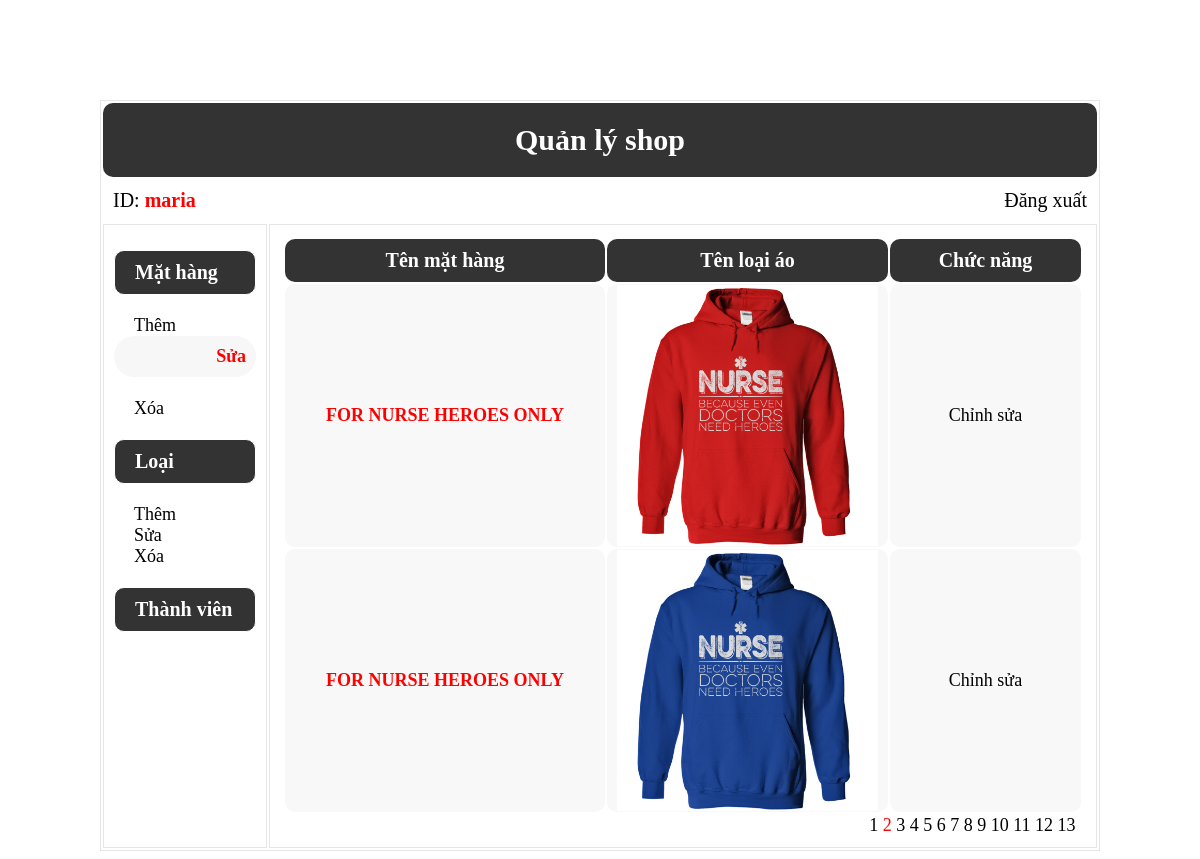
The app's page /ShopAoOnline/Files/MatHang/SuaMH.php?offset=2&page=2 (signed in) with its own data.
### tables this page shows
CREATE TABLE IF NOT EXISTS `chucvu` (
  `MaCV` int(11) NOT NULL AUTO_INCREMENT,
  `TenCV` varchar(100) NOT NULL,
  `Quyen` int(11) NOT NULL,
  `DuongDan` varchar(100) NOT NULL,
  PRIMARY KEY (`MaCV`)
);

CREATE TABLE IF NOT EXISTS `mathang` (
  `MaMH` int(11) NOT NULL AUTO_INCREMENT,
  `TenMH` text NOT NULL,
  `MaLoai` int(11) NOT NULL,
  `MaPB` int(11) NOT NULL,
  `SoLuong` int(11) NOT NULL,
  `DiemThuong` int(11) NOT NULL,
  `GiaA` float NOT NULL,
  `GiaB` int(11) NOT NULL,
  `Sale` int(11) NOT NULL,
  `Hinh` text NOT NULL,
  `GioiThieu` text NOT NULL,
  PRIMARY KEY (`MaMH`),
  KEY `MaLoai` (`MaLoai`),
  KEY `MaPB` (`MaPB`)
);

### ShopAoOnline/Files/MatHang/SuaMH.php (the view, shortened to what this page needs)
<!DOCTYPE html PUBLIC "-//W3C//DTD XHTML 1.0 Transitional//EN" "http://www.w3.org/TR/xhtml1/DTD/xhtml1-transitional.dtd">
<html xmlns="http://www.w3.org/1999/xhtml">
<head>
<link href="../../css/QuanTri.css" type="text/css" rel="stylesheet" rev="stylesheet" />
</head>
<body>
	<?php
		$cnSQL = @mysql_connect($_SESSION["host"][0], 'root', '');
		$offset = 0;
		$page = 1;
		if(isset($_REQUEST["offset"])){
			$offset = $_REQUEST["offset"];
			$page = $_REQUEST["page"];
		}
		function sql($cn, $db, $sql){
			return mysql_query($sql, $cn);
		}
	?>
	<table id="tbl-quantri" width="1000" align="center">
    	<tr height="50" align="center">
        	<td id="tbl-quantri-header" colspan="2">Quản lý shop</td>
        </tr>
        <tr height="30">
        	<td id="tbl-quantri-nav-left" width="150" align="left">
            	<?php echo 'ID:&nbsp;<blink style="color:red;font-weight:bold;"/>'.$_SESSION["user"]; ?>
            </td>
            <td id="tbl-quantri-nav-right" align="right">
            	<a href="../../DangXuat.php">Đăng xuất</a>
            </td>
        </tr>
        <tr>
        	<td id="tbl-quantri-midle-left" valign="top">
            	<?php
					$mh = "<p>Mặt hàng</p>";
					$l = "<p>Loại</p>";
					$tv = "<p>Thành viên</p>";
					$result = sql($cnSQL, "quanlyshop", "Select * From chucvu");
					if($result){
						while($rows=mysql_fetch_row($result)){
							if(strpos($rows[3], "MH")){
								if($rows[3]=="SuaMH.php")
									$mh = $mh.'<a id="tbl-quantri-left-a-selected" href="'.$rows[3].'">'.$rows[1].'</a></br>';
								else
									$mh = $mh.'<a class="tbl-quantri-midle-left-a" href="'.$rows[3].'">'.$rows[1].'</a></br>';
							}
							if(strpos($rows[3], "Loai")){
								$l = $l.'<a class="tbl-quantri-midle-left-a" href="../Loai/'.$rows[3].'">'.$rows[1].'</a></br>';
							}
						}
					}
					echo $mh.$l.$tv;
				?>
            </td>
            <td id="tbl-quantri-midle-right" valign="top">
            	<table width="800">
                    <tr>
                    	<td colspan="5">
                        	<table width="800">
                            	<tr align="center" bgcolor="#FFFFFF">
                                	<td colspan="3" class="c2">
                                    </td>
                                </tr>
                            	<tr class="tbl-quantri-midle-right-tblChild-title" height="30" align="center">
                                	<td width="300">Tên mặt hàng</td>
                                    <td width="261">Tên loại áo</td>
                                    <td>Chức năng</td>
                                </tr>
                                <?php
									$total = mysql_num_rows(sql($cnSQL, "quanlyshop", "Select MaMH From mathang"));
									$result = sql($cnSQL, "quanlyshop", "Select MaMH,TenMH,Hinh
																		 From mathang
																		 limit ".($offset).",2");
									if($result){
										while($rows=mysql_fetch_row($result)){
											echo '<tr class="tbl-quantri-midle-right-tblChild-body" height="20" align="center">';
											echo 	'<td width="300" class="c2" style="color:red;font-weight:bold;">'.$rows[1].'</td>';
											echo 	'<td width="261" class="c2">
														<img src="../../Images/'.$rows[2].'" width="261" height="261"/>
													</td>';
											echo 	'<td class="tbl-quantri-midle-right-tblChild-body-td-click">
														<a href="SuaMH-ChiTiet.php?mamh='.base64_encode($rows[0]).'&offset='.$offset.'&page='.$page.'">Chỉnh sửa</a>
													</td>';
											echo '</tr>';
										}
									}else{
										$msg = "Lỗi truy xuất dữ liệu.";
									}
								?>
                                <tr align="right" bgcolor="#FFFFFF">
                                	<td colspan="3" class="c2-2">
                                    	<?php
											$c = 0;
											for($i=0; $i<$total/2; $i++){
												if(($i+1)==$page)
													echo '<a href="SuaMH.php?offset='.($i+$c).'&page='.($i+1).'"><blink style="color:red">'.($i+1).'</blink></a>&nbsp;';
												else
													echo '<a href="SuaMH.php?offset='.($i+$c).'&page='.($i+1).'">'.($i+1).'</a>&nbsp;';
												$c++;
											}
										?>
                                    </td>
                                </tr>
                            </table>
                        </td>
                    </tr>
                </table>
            </td>
        </tr>
    </table>
</body>
</html>

### ShopAoOnline/css/QuanTri.css (style rules this page uses)
#tbl-quantri { margin-top:100px; border:1px #E6E6E6 solid; font-family:"Times New Roman", Times, serif; font-size:18px; color:#000; }
#tbl-quantri-header { background-color:#333; color:#FFF; font-size:30px; padding:20px 20px 20px 20px; font-weight:bold; border-radius:10px; }
#tbl-quantri-nav-left { font-size:20px; padding:10px 10px 10px 10px; }
#tbl-quantri-nav-right { font-size:20px; padding:10px 10px 10px 10px; }
#tbl-quantri-midle-left { border:1px #E6E6E6 solid; padding:5px 10px 5px 10px; }
#tbl-quantri-midle-left p { border:1px #FFFFFF solid; background-color:#333; color:#FFF; font-size:20px; font-weight:bold; padding:10px 0px 10px 20px; border-radius:10px; }
.tbl-quantri-midle-left-a { padding:10px 10px 10px 20px; }
#tbl-quantri-left-a-selected { padding:10px 10px 10px 20px; background-color:#F7F7F7; border-radius:50px; display:block; color:#F00; font-weight:bold; text-align:right; }
#tbl-quantri-midle-right { border:1px #E6E6E6 solid; padding:5px 10px 5px 10px; }
.tbl-quantri-midle-right-tblChild-title td { background-color:#333; color:#FFF; font-size:20px; font-weight:bold; border-radius:10px; padding:10px 10px 10px 10px; }
.tbl-quantri-midle-right-tblChild-body td { background-color:#F8F8F8; color:#000; border-radius:10px; }
a { text-decoration:none; }
a:link { color:#000; }

### records on screen
chucvu: TenCV "Thêm"
chucvu: TenCV "Sửa"
chucvu: TenCV "Xóa"
chucvu: TenCV "Thêm"
chucvu: TenCV "Sửa"
chucvu: TenCV "Xóa"
mathang: TenMH "FOR NURSE HEROES ONLY", Hinh (picture)
mathang: TenMH "FOR NURSE HEROES ONLY", Hinh (picture)

### other values on screen
$_SESSION["user"] "maria"
